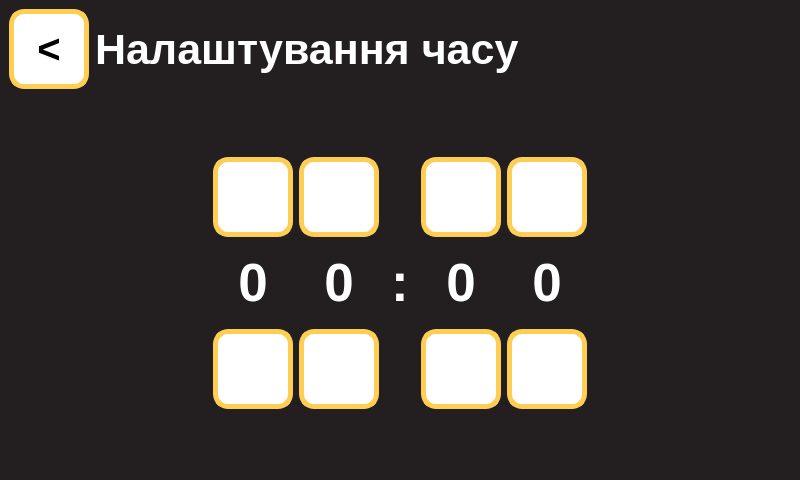
<?xml version="1.0" encoding="UTF-8"?>
<ui version="4.0">
 <class>MainWindow</class>
 <widget class="QMainWindow" name="MainWindow">
  <property name="geometry">
   <rect>
    <x>0</x>
    <y>0</y>
    <width>800</width>
    <height>480</height>
   </rect>
  </property>
  <property name="sizePolicy">
   <sizepolicy hsizetype="Fixed" vsizetype="Fixed">
    <horstretch>0</horstretch>
    <verstretch>0</verstretch>
   </sizepolicy>
  </property>
  <property name="minimumSize">
   <size>
    <width>800</width>
    <height>480</height>
   </size>
  </property>
  <property name="maximumSize">
   <size>
    <width>800</width>
    <height>480</height>
   </size>
  </property>
  <property name="windowTitle">
   <string>MainWindow</string>
  </property>
  <property name="styleSheet">
   <string notr="true">background-color: rgb(35, 31, 32);</string>
  </property>
  <property name="locale">
   <locale language="Russian" country="Ukraine"/>
  </property>
  <widget class="QWidget" name="centralwidget">
   <property name="locale">
    <locale language="Russian" country="Ukraine"/>
   </property>
   <layout class="QGridLayout" name="gridLayout">
    <item row="0" column="0">
     <layout class="QHBoxLayout" name="horizontalLayout">
      <item>
       <widget class="QPushButton" name="backButton1">
        <property name="minimumSize">
         <size>
          <width>80</width>
          <height>80</height>
         </size>
        </property>
        <property name="maximumSize">
         <size>
          <width>80</width>
          <height>80</height>
         </size>
        </property>
        <property name="font">
         <font>
          <pointsize>30</pointsize>
          <weight>75</weight>
          <bold>true</bold>
         </font>
        </property>
        <property name="styleSheet">
         <string notr="true">QPushButton 
{
	background-color: rgb(255, 255, 255);
	color: rgb(0, 0, 0);
	border-radius:  15px;
	border-style: solid;
	border-width: 5px;
	border-color: rgb(254, 205, 84);
}

QPushButton:pressed 
{
    background-color:  rgb(200, 200, 200);
}</string>
        </property>
        <property name="text">
         <string> &lt; </string>
        </property>
       </widget>
      </item>
      <item>
       <widget class="QLabel" name="timeSettingsLabel">
        <property name="font">
         <font>
          <pointsize>32</pointsize>
          <weight>75</weight>
          <bold>true</bold>
         </font>
        </property>
        <property name="styleSheet">
         <string notr="true">color: rgb(255, 255, 255);</string>
        </property>
        <property name="text">
         <string>Налаштування часу</string>
        </property>
       </widget>
      </item>
      <item>
       <spacer name="horizontalSpacer">
        <property name="orientation">
         <enum>Qt::Horizontal</enum>
        </property>
        <property name="sizeHint" stdset="0">
         <size>
          <width>40</width>
          <height>20</height>
         </size>
        </property>
       </spacer>
      </item>
     </layout>
    </item>
    <item row="1" column="0">
     <spacer name="verticalSpacer_2">
      <property name="orientation">
       <enum>Qt::Vertical</enum>
      </property>
      <property name="sizeHint" stdset="0">
       <size>
        <width>20</width>
        <height>40</height>
       </size>
      </property>
     </spacer>
    </item>
    <item row="2" column="0">
     <layout class="QVBoxLayout" name="verticalLayout">
      <item>
       <layout class="QGridLayout" name="gridLayout_2">
        <item row="0" column="2">
         <layout class="QGridLayout" name="gridLayout_4">
          <item row="3" column="0">
           <widget class="QPushButton" name="minusButton11">
            <property name="sizePolicy">
             <sizepolicy hsizetype="Fixed" vsizetype="Fixed">
              <horstretch>0</horstretch>
              <verstretch>0</verstretch>
             </sizepolicy>
            </property>
            <property name="minimumSize">
             <size>
              <width>80</width>
              <height>80</height>
             </size>
            </property>
            <property name="maximumSize">
             <size>
              <width>80</width>
              <height>80</height>
             </size>
            </property>
            <property name="font">
             <font>
              <pointsize>30</pointsize>
              <weight>75</weight>
              <italic>false</italic>
              <bold>true</bold>
              <underline>false</underline>
              <strikeout>false</strikeout>
              <stylestrategy>PreferDefault</stylestrategy>
              <kerning>true</kerning>
             </font>
            </property>
            <property name="cursor">
             <cursorShape>ArrowCursor</cursorShape>
            </property>
            <property name="tabletTracking">
             <bool>false</bool>
            </property>
            <property name="layoutDirection">
             <enum>Qt::LeftToRight</enum>
            </property>
            <property name="autoFillBackground">
             <bool>false</bool>
            </property>
            <property name="styleSheet">
             <string notr="true">QPushButton 
{
	background-color: rgb(255, 255, 255);
	color: rgb(0, 0, 0);
	border-radius:  15px;
	border-style: solid;
	border-width: 5px;
	border-color: rgb(254, 205, 84);
}

QPushButton:pressed 
{
    background-color:  rgb(200, 200, 200);
}</string>
            </property>
            <property name="text">
             <string/>
            </property>
            <property name="icon">
             <iconset>
              <normaloff>../pics/minus.png</normaloff>../pics/minus.png</iconset>
            </property>
            <property name="iconSize">
             <size>
              <width>50</width>
              <height>50</height>
             </size>
            </property>
           </widget>
          </item>
          <item row="0" column="0">
           <widget class="QPushButton" name="plusButton11">
            <property name="sizePolicy">
             <sizepolicy hsizetype="Fixed" vsizetype="Fixed">
              <horstretch>0</horstretch>
              <verstretch>0</verstretch>
             </sizepolicy>
            </property>
            <property name="minimumSize">
             <size>
              <width>80</width>
              <height>80</height>
             </size>
            </property>
            <property name="maximumSize">
             <size>
              <width>80</width>
              <height>80</height>
             </size>
            </property>
            <property name="font">
             <font>
              <pointsize>30</pointsize>
              <weight>75</weight>
              <italic>false</italic>
              <bold>true</bold>
              <underline>false</underline>
              <strikeout>false</strikeout>
              <stylestrategy>PreferDefault</stylestrategy>
              <kerning>true</kerning>
             </font>
            </property>
            <property name="cursor">
             <cursorShape>ArrowCursor</cursorShape>
            </property>
            <property name="tabletTracking">
             <bool>false</bool>
            </property>
            <property name="layoutDirection">
             <enum>Qt::LeftToRight</enum>
            </property>
            <property name="autoFillBackground">
             <bool>false</bool>
            </property>
            <property name="styleSheet">
             <string notr="true">QPushButton 
{
	background-color: rgb(255, 255, 255);
	color: rgb(0, 0, 0);
	border-radius:  15px;
	border-style: solid;
	border-width: 5px;
	border-color: rgb(254, 205, 84);
}

QPushButton:pressed 
{
    background-color:  rgb(200, 200, 200);
}</string>
            </property>
            <property name="text">
             <string/>
            </property>
            <property name="icon">
             <iconset>
              <normaloff>../pics/plus.png</normaloff>../pics/plus.png</iconset>
            </property>
            <property name="iconSize">
             <size>
              <width>50</width>
              <height>50</height>
             </size>
            </property>
           </widget>
          </item>
          <item row="1" column="0">
           <layout class="QHBoxLayout" name="horizontalLayout_5">
            <item>
             <widget class="QLabel" name="numLabel11">
              <property name="minimumSize">
               <size>
                <width>80</width>
                <height>80</height>
               </size>
              </property>
              <property name="maximumSize">
               <size>
                <width>80</width>
                <height>80</height>
               </size>
              </property>
              <property name="font">
               <font>
                <pointsize>40</pointsize>
                <weight>75</weight>
                <bold>true</bold>
               </font>
              </property>
              <property name="styleSheet">
               <string notr="true">color: rgb(255, 255, 255);</string>
              </property>
              <property name="text">
               <string>0</string>
              </property>
              <property name="alignment">
               <set>Qt::AlignCenter</set>
              </property>
             </widget>
            </item>
           </layout>
          </item>
         </layout>
        </item>
        <item row="0" column="4">
         <layout class="QGridLayout" name="gridLayout_5">
          <item row="0" column="0">
           <widget class="QPushButton" name="plusButton12">
            <property name="sizePolicy">
             <sizepolicy hsizetype="Fixed" vsizetype="Fixed">
              <horstretch>0</horstretch>
              <verstretch>0</verstretch>
             </sizepolicy>
            </property>
            <property name="minimumSize">
             <size>
              <width>80</width>
              <height>80</height>
             </size>
            </property>
            <property name="maximumSize">
             <size>
              <width>80</width>
              <height>80</height>
             </size>
            </property>
            <property name="font">
             <font>
              <pointsize>30</pointsize>
              <weight>75</weight>
              <italic>false</italic>
              <bold>true</bold>
              <underline>false</underline>
              <strikeout>false</strikeout>
              <stylestrategy>PreferDefault</stylestrategy>
              <kerning>true</kerning>
             </font>
            </property>
            <property name="cursor">
             <cursorShape>ArrowCursor</cursorShape>
            </property>
            <property name="tabletTracking">
             <bool>false</bool>
            </property>
            <property name="layoutDirection">
             <enum>Qt::LeftToRight</enum>
            </property>
            <property name="autoFillBackground">
             <bool>false</bool>
            </property>
            <property name="styleSheet">
             <string notr="true">QPushButton 
{
	background-color: rgb(255, 255, 255);
	color: rgb(0, 0, 0);
	border-radius:  15px;
	border-style: solid;
	border-width: 5px;
	border-color: rgb(254, 205, 84);
}

QPushButton:pressed 
{
    background-color:  rgb(200, 200, 200);
}</string>
            </property>
            <property name="text">
             <string/>
            </property>
            <property name="icon">
             <iconset>
              <normaloff>../pics/plus.png</normaloff>../pics/plus.png</iconset>
            </property>
            <property name="iconSize">
             <size>
              <width>50</width>
              <height>50</height>
             </size>
            </property>
           </widget>
          </item>
          <item row="3" column="0">
           <widget class="QPushButton" name="minusButton12">
            <property name="sizePolicy">
             <sizepolicy hsizetype="Fixed" vsizetype="Fixed">
              <horstretch>0</horstretch>
              <verstretch>0</verstretch>
             </sizepolicy>
            </property>
            <property name="minimumSize">
             <size>
              <width>80</width>
              <height>80</height>
             </size>
            </property>
            <property name="maximumSize">
             <size>
              <width>80</width>
              <height>80</height>
             </size>
            </property>
            <property name="font">
             <font>
              <pointsize>30</pointsize>
              <weight>75</weight>
              <italic>false</italic>
              <bold>true</bold>
              <underline>false</underline>
              <strikeout>false</strikeout>
              <stylestrategy>PreferDefault</stylestrategy>
              <kerning>true</kerning>
             </font>
            </property>
            <property name="cursor">
             <cursorShape>ArrowCursor</cursorShape>
            </property>
            <property name="tabletTracking">
             <bool>false</bool>
            </property>
            <property name="layoutDirection">
             <enum>Qt::LeftToRight</enum>
            </property>
            <property name="autoFillBackground">
             <bool>false</bool>
            </property>
            <property name="styleSheet">
             <string notr="true">QPushButton 
{
	background-color: rgb(255, 255, 255);
	color: rgb(0, 0, 0);
	border-radius:  15px;
	border-style: solid;
	border-width: 5px;
	border-color: rgb(254, 205, 84);
}

QPushButton:pressed 
{
    background-color:  rgb(200, 200, 200);
}</string>
            </property>
            <property name="text">
             <string/>
            </property>
            <property name="icon">
             <iconset>
              <normaloff>../pics/minus.png</normaloff>../pics/minus.png</iconset>
            </property>
            <property name="iconSize">
             <size>
              <width>50</width>
              <height>50</height>
             </size>
            </property>
           </widget>
          </item>
          <item row="1" column="0">
           <layout class="QHBoxLayout" name="horizontalLayout_6">
            <item>
             <widget class="QLabel" name="numLabel12">
              <property name="minimumSize">
               <size>
                <width>80</width>
                <height>80</height>
               </size>
              </property>
              <property name="maximumSize">
               <size>
                <width>80</width>
                <height>80</height>
               </size>
              </property>
              <property name="font">
               <font>
                <pointsize>40</pointsize>
                <weight>75</weight>
                <bold>true</bold>
               </font>
              </property>
              <property name="styleSheet">
               <string notr="true">color: rgb(255, 255, 255);</string>
              </property>
              <property name="text">
               <string>0</string>
              </property>
              <property name="alignment">
               <set>Qt::AlignCenter</set>
              </property>
             </widget>
            </item>
           </layout>
          </item>
         </layout>
        </item>
        <item row="0" column="3">
         <widget class="QLabel" name="colonLabel0">
          <property name="minimumSize">
           <size>
            <width>30</width>
            <height>60</height>
           </size>
          </property>
          <property name="maximumSize">
           <size>
            <width>30</width>
            <height>60</height>
           </size>
          </property>
          <property name="font">
           <font>
            <pointsize>40</pointsize>
            <weight>75</weight>
            <bold>true</bold>
           </font>
          </property>
          <property name="styleSheet">
           <string notr="true">color: rgb(255, 255, 255);</string>
          </property>
          <property name="text">
           <string>:</string>
          </property>
          <property name="alignment">
           <set>Qt::AlignCenter</set>
          </property>
         </widget>
        </item>
        <item row="0" column="0">
         <spacer name="horizontalSpacer_2">
          <property name="orientation">
           <enum>Qt::Horizontal</enum>
          </property>
          <property name="sizeHint" stdset="0">
           <size>
            <width>40</width>
            <height>20</height>
           </size>
          </property>
         </spacer>
        </item>
        <item row="0" column="6">
         <spacer name="horizontalSpacer_3">
          <property name="orientation">
           <enum>Qt::Horizontal</enum>
          </property>
          <property name="sizeHint" stdset="0">
           <size>
            <width>40</width>
            <height>20</height>
           </size>
          </property>
         </spacer>
        </item>
        <item row="0" column="1">
         <layout class="QVBoxLayout" name="verticalLayout_2">
          <item>
           <widget class="QPushButton" name="plusButton10">
            <property name="sizePolicy">
             <sizepolicy hsizetype="Fixed" vsizetype="Fixed">
              <horstretch>0</horstretch>
              <verstretch>0</verstretch>
             </sizepolicy>
            </property>
            <property name="minimumSize">
             <size>
              <width>80</width>
              <height>80</height>
             </size>
            </property>
            <property name="maximumSize">
             <size>
              <width>80</width>
              <height>80</height>
             </size>
            </property>
            <property name="font">
             <font>
              <pointsize>30</pointsize>
              <weight>75</weight>
              <italic>false</italic>
              <bold>true</bold>
              <underline>false</underline>
              <strikeout>false</strikeout>
              <stylestrategy>PreferDefault</stylestrategy>
              <kerning>true</kerning>
             </font>
            </property>
            <property name="cursor">
             <cursorShape>ArrowCursor</cursorShape>
            </property>
            <property name="tabletTracking">
             <bool>false</bool>
            </property>
            <property name="layoutDirection">
             <enum>Qt::LeftToRight</enum>
            </property>
            <property name="autoFillBackground">
             <bool>false</bool>
            </property>
            <property name="styleSheet">
             <string notr="true">QPushButton 
{
	background-color: rgb(255, 255, 255);
	color: rgb(0, 0, 0);
	border-radius:  15px;
	border-style: solid;
	border-width: 5px;
	border-color: rgb(254, 205, 84);
}

QPushButton:pressed 
{
    background-color:  rgb(200, 200, 200);
}</string>
            </property>
            <property name="text">
             <string/>
            </property>
            <property name="icon">
             <iconset>
              <normaloff>../pics/plus.png</normaloff>../pics/plus.png</iconset>
            </property>
            <property name="iconSize">
             <size>
              <width>50</width>
              <height>50</height>
             </size>
            </property>
           </widget>
          </item>
          <item>
           <layout class="QHBoxLayout" name="horizontalLayout_2">
            <item>
             <widget class="QLabel" name="numLabel10">
              <property name="minimumSize">
               <size>
                <width>80</width>
                <height>80</height>
               </size>
              </property>
              <property name="maximumSize">
               <size>
                <width>80</width>
                <height>80</height>
               </size>
              </property>
              <property name="font">
               <font>
                <pointsize>40</pointsize>
                <weight>75</weight>
                <bold>true</bold>
               </font>
              </property>
              <property name="styleSheet">
               <string notr="true">color: rgb(255, 255, 255);</string>
              </property>
              <property name="text">
               <string>0</string>
              </property>
              <property name="alignment">
               <set>Qt::AlignCenter</set>
              </property>
             </widget>
            </item>
           </layout>
          </item>
          <item>
           <widget class="QPushButton" name="minusButton10">
            <property name="sizePolicy">
             <sizepolicy hsizetype="Fixed" vsizetype="Fixed">
              <horstretch>0</horstretch>
              <verstretch>0</verstretch>
             </sizepolicy>
            </property>
            <property name="minimumSize">
             <size>
              <width>80</width>
              <height>80</height>
             </size>
            </property>
            <property name="maximumSize">
             <size>
              <width>80</width>
              <height>80</height>
             </size>
            </property>
            <property name="font">
             <font>
              <pointsize>30</pointsize>
              <weight>75</weight>
              <italic>false</italic>
              <bold>true</bold>
              <underline>false</underline>
              <strikeout>false</strikeout>
              <stylestrategy>PreferDefault</stylestrategy>
              <kerning>true</kerning>
             </font>
            </property>
            <property name="cursor">
             <cursorShape>ArrowCursor</cursorShape>
            </property>
            <property name="tabletTracking">
             <bool>false</bool>
            </property>
            <property name="layoutDirection">
             <enum>Qt::LeftToRight</enum>
            </property>
            <property name="autoFillBackground">
             <bool>false</bool>
            </property>
            <property name="styleSheet">
             <string notr="true">QPushButton 
{
	background-color: rgb(255, 255, 255);
	color: rgb(0, 0, 0);
	border-radius:  15px;
	border-style: solid;
	border-width: 5px;
	border-color: rgb(254, 205, 84);
}

QPushButton:pressed 
{
    background-color:  rgb(200, 200, 200);
}</string>
            </property>
            <property name="text">
             <string/>
            </property>
            <property name="icon">
             <iconset>
              <normaloff>../pics/minus.png</normaloff>../pics/minus.png</iconset>
            </property>
            <property name="iconSize">
             <size>
              <width>50</width>
              <height>50</height>
             </size>
            </property>
           </widget>
          </item>
         </layout>
        </item>
        <item row="0" column="5">
         <layout class="QGridLayout" name="gridLayout_6">
          <item row="0" column="0">
           <widget class="QPushButton" name="plusButton13">
            <property name="sizePolicy">
             <sizepolicy hsizetype="Fixed" vsizetype="Fixed">
              <horstretch>0</horstretch>
              <verstretch>0</verstretch>
             </sizepolicy>
            </property>
            <property name="minimumSize">
             <size>
              <width>80</width>
              <height>80</height>
             </size>
            </property>
            <property name="maximumSize">
             <size>
              <width>80</width>
              <height>80</height>
             </size>
            </property>
            <property name="font">
             <font>
              <pointsize>30</pointsize>
              <weight>75</weight>
              <italic>false</italic>
              <bold>true</bold>
              <underline>false</underline>
              <strikeout>false</strikeout>
              <stylestrategy>PreferDefault</stylestrategy>
              <kerning>true</kerning>
             </font>
            </property>
            <property name="cursor">
             <cursorShape>ArrowCursor</cursorShape>
            </property>
            <property name="tabletTracking">
             <bool>false</bool>
            </property>
            <property name="layoutDirection">
             <enum>Qt::LeftToRight</enum>
            </property>
            <property name="autoFillBackground">
             <bool>false</bool>
            </property>
            <property name="styleSheet">
             <string notr="true">QPushButton 
{
	background-color: rgb(255, 255, 255);
	color: rgb(0, 0, 0);
	border-radius:  15px;
	border-style: solid;
	border-width: 5px;
	border-color: rgb(254, 205, 84);
}

QPushButton:pressed 
{
    background-color:  rgb(200, 200, 200);
}</string>
            </property>
            <property name="text">
             <string/>
            </property>
            <property name="icon">
             <iconset>
              <normaloff>../pics/plus.png</normaloff>../pics/plus.png</iconset>
            </property>
            <property name="iconSize">
             <size>
              <width>50</width>
              <height>50</height>
             </size>
            </property>
           </widget>
          </item>
          <item row="3" column="0">
           <widget class="QPushButton" name="minusButton13">
            <property name="sizePolicy">
             <sizepolicy hsizetype="Fixed" vsizetype="Fixed">
              <horstretch>0</horstretch>
              <verstretch>0</verstretch>
             </sizepolicy>
            </property>
            <property name="minimumSize">
             <size>
              <width>80</width>
              <height>80</height>
             </size>
            </property>
            <property name="maximumSize">
             <size>
              <width>80</width>
              <height>80</height>
             </size>
            </property>
            <property name="font">
             <font>
              <pointsize>30</pointsize>
              <weight>75</weight>
              <italic>false</italic>
              <bold>true</bold>
              <underline>false</underline>
              <strikeout>false</strikeout>
              <stylestrategy>PreferDefault</stylestrategy>
              <kerning>true</kerning>
             </font>
            </property>
            <property name="cursor">
             <cursorShape>ArrowCursor</cursorShape>
            </property>
            <property name="tabletTracking">
             <bool>false</bool>
            </property>
            <property name="layoutDirection">
             <enum>Qt::LeftToRight</enum>
            </property>
            <property name="autoFillBackground">
             <bool>false</bool>
            </property>
            <property name="styleSheet">
             <string notr="true">QPushButton 
{
	background-color: rgb(255, 255, 255);
	color: rgb(0, 0, 0);
	border-radius:  15px;
	border-style: solid;
	border-width: 5px;
	border-color: rgb(254, 205, 84);
}

QPushButton:pressed 
{
    background-color:  rgb(200, 200, 200);
}</string>
            </property>
            <property name="text">
             <string/>
            </property>
            <property name="icon">
             <iconset>
              <normaloff>../pics/minus.png</normaloff>../pics/minus.png</iconset>
            </property>
            <property name="iconSize">
             <size>
              <width>50</width>
              <height>50</height>
             </size>
            </property>
           </widget>
          </item>
          <item row="1" column="0">
           <layout class="QHBoxLayout" name="horizontalLayout_7">
            <item>
             <widget class="QLabel" name="numLabel13">
              <property name="minimumSize">
               <size>
                <width>80</width>
                <height>80</height>
               </size>
              </property>
              <property name="maximumSize">
               <size>
                <width>80</width>
                <height>80</height>
               </size>
              </property>
              <property name="font">
               <font>
                <pointsize>40</pointsize>
                <weight>75</weight>
                <bold>true</bold>
               </font>
              </property>
              <property name="styleSheet">
               <string notr="true">color: rgb(255, 255, 255);</string>
              </property>
              <property name="text">
               <string>0</string>
              </property>
              <property name="alignment">
               <set>Qt::AlignCenter</set>
              </property>
             </widget>
            </item>
           </layout>
          </item>
         </layout>
        </item>
       </layout>
      </item>
      <item>
       <layout class="QHBoxLayout" name="horizontalLayout_4"/>
      </item>
     </layout>
    </item>
    <item row="3" column="0">
     <spacer name="verticalSpacer">
      <property name="orientation">
       <enum>Qt::Vertical</enum>
      </property>
      <property name="sizeHint" stdset="0">
       <size>
        <width>20</width>
        <height>40</height>
       </size>
      </property>
     </spacer>
    </item>
   </layout>
  </widget>
 </widget>
 <resources/>
 <connections/>
</ui>
